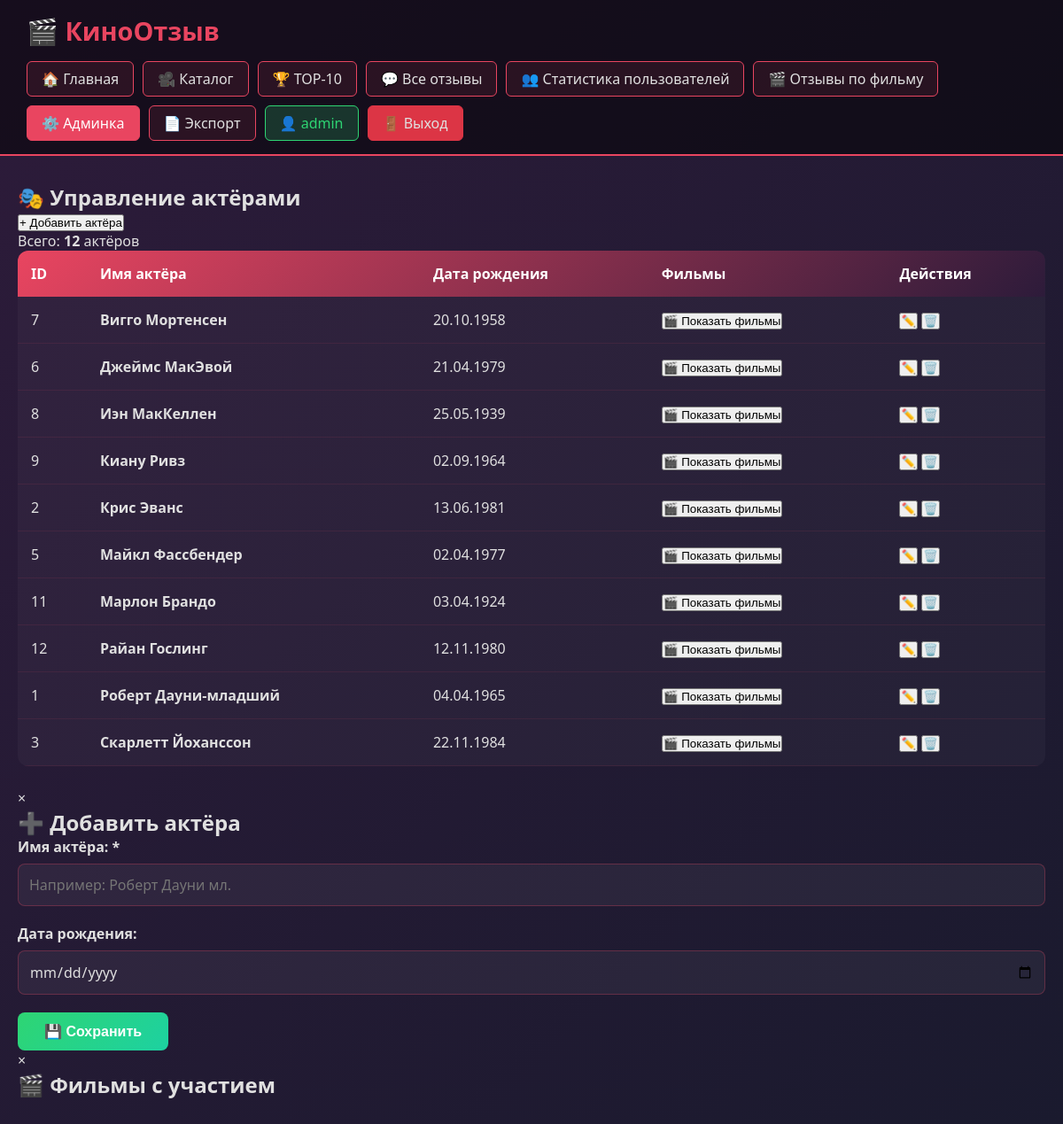
/hui123/my-new-project-film-strict/public/index.php?page=admin&tab=actors (signed in), run on the app's committed database.
### tables this page shows
CREATE TABLE `actors` (
  `id` int(11) NOT NULL,
  `name` varchar(100) NOT NULL,
  `birth_date` date DEFAULT NULL
);

### hui123/my-new-project-film-strict/src/Helpers/functions.php (called while the page is built)
<?php
function e($text) {
    return htmlspecialchars($text ?? '', ENT_QUOTES, 'UTF-8');
}
?>

### hui123/my-new-project-film-strict/src/Views/admin/actors.php (the view, shortened to what this page needs)
<div class="admin-section">
    <div class="admin-header">
        <h2>🎭 Управление актёрами</h2>
        <div class="admin-toolbar">
            <button class="btn-add" onclick="openActorModal()">+ Добавить актёра</button>
            <div class="total-count">Всего: <strong><?= count($allActors) ?></strong> актёров</div>
        </div>
    </div>
    <table class="admin-table">
        <thead>
            <tr>
                <th>ID</th>
                <th>Имя актёра</th>
                <th>Дата рождения</th>
                <th>Фильмы</th>
                <th>Действия</th>
            </tr>
        </thead>
        <tbody>
            <?php foreach ($pagedActors as $actor): ?>
                <tr>
                    <td><?= $actor['id'] ?></td>
                    <td><strong><?= e($actor['name']) ?></strong></td>
                    <td><?= $actor['birth_date'] ? date('d.m.Y', strtotime($actor['birth_date'])) : '—' ?></td>
                    <td>
                        <button class="btn-view" onclick="showActorMovies(<?= $actor['id'] ?>, '<?= e(addslashes($actor['name'])) ?>')">🎬 Показать фильмы</button>
                    </td>
                    <td>
                        <button class="btn-edit" onclick="openEditActorModal(<?= $actor['id'] ?>, '<?= e(addslashes($actor['name'])) ?>', '<?= $actor['birth_date'] ?>')">✏️</button>
                        <form method="POST" style="display:inline;" onsubmit="return confirm('Удалить актёра?')">
                            <button type="submit" name="delete_actor" class="btn-delete">🗑️</button>
                        </form>
                    </td>
                </tr>
            <?php endforeach; ?>
        </tbody>
    </table>
</div>
<div id="actorModal" class="modal">
    <div class="modal-content">
        <span class="close" onclick="closeActorModal()">&times;</span>
        <h2 id="actorModalTitle">➕ Добавить актёра</h2>
        <form method="POST" action="">
            <div class="form-group">
                <label>Имя актёра: <span class="required">*</span></label>
                <input type="text" name="actor_name" id="actor_name" required placeholder="Например: Роберт Дауни мл.">
            </div>
            <div class="form-group">
                <label>Дата рождения:</label>
                <input type="date" name="actor_birth_date" id="actor_birth_date">
            </div>
            <button type="submit" name="save_actor" class="btn btn-success">💾 Сохранить</button>
        </form>
    </div>
</div>
<div id="actorMoviesModal" class="modal">
    <div class="modal-content" style="max-width: 600px;">
        <span class="close" onclick="closeActorMoviesModal()">&times;</span>
        <h2 id="actorMoviesTitle">🎬 Фильмы с участием</h2>
    </div>
</div>

### hui123/my-new-project-film-strict/public/css/style.css (style rules this page uses)
* { margin: 0; padding: 0; box-sizing: border-box; }
body { font-family: 'Segoe UI', Tahoma, Geneva, Verdana, sans-serif; background: linear-gradient(135deg, #2d1b3a 0%, #1a1a2e 100%); min-height: 100vh; color: #e0e0e0; }
.btn { display: inline-block; padding: 12px 30px; background: linear-gradient(135deg, #e94560, #ff6b6b); color: white; text-decoration: none; border-radius: 8px; border: none; cursor: pointer; font-size: 1em; font-weight: 600; transition: all 0.3s; }
.btn-success { background: linear-gradient(135deg, #2ed573, #1dd1a1); }
.admin-table { width: 100%; border-collapse: collapse; background: rgba(255,255,255,0.03); border-radius: 12px; overflow: hidden; margin-bottom: 25px; }
.admin-table thead { background: linear-gradient(135deg, #e94560, #2d1b3a); }
.admin-table th { padding: 15px; text-align: left; font-weight: 600; color: white; }
.admin-table td { padding: 15px; border-bottom: 1px solid rgba(233, 69, 96, 0.1); }
.form-group { margin-bottom: 20px; }
.form-group label { display: block; margin-bottom: 8px; font-weight: 600; }
.form-group input, .form-group textarea, .form-group select { width: 100%; padding: 12px; background: rgba(255,255,255,0.05); border: 1px solid rgba(233, 69, 96, 0.3); border-radius: 8px; color: #e0e0e0; font-size: 1em; font-family: inherit; }

### data on the page
actors: id "7", name "Вигго Мортенсен", birth_date "20.10.1958"
actors: id "6", name "Джеймс МакЭвой", birth_date "21.04.1979"
actors: id "8", name "Иэн МакКеллен", birth_date "25.05.1939"
actors: id "9", name "Киану Ривз", birth_date "02.09.1964"
actors: id "2", name "Крис Эванс", birth_date "13.06.1981"
actors: id "5", name "Майкл Фассбендер", birth_date "02.04.1977"
actors: id "11", name "Марлон Брандо", birth_date "03.04.1924"
actors: id "12", name "Райан Гослинг", birth_date "12.11.1980"
actors: id "1", name "Роберт Дауни-младший", birth_date "04.04.1965"
actors: id "3", name "Скарлетт Йоханссон", birth_date "22.11.1984"

### other printed values
$_SESSION['user_login'] "admin"
count($allActors) "12"
